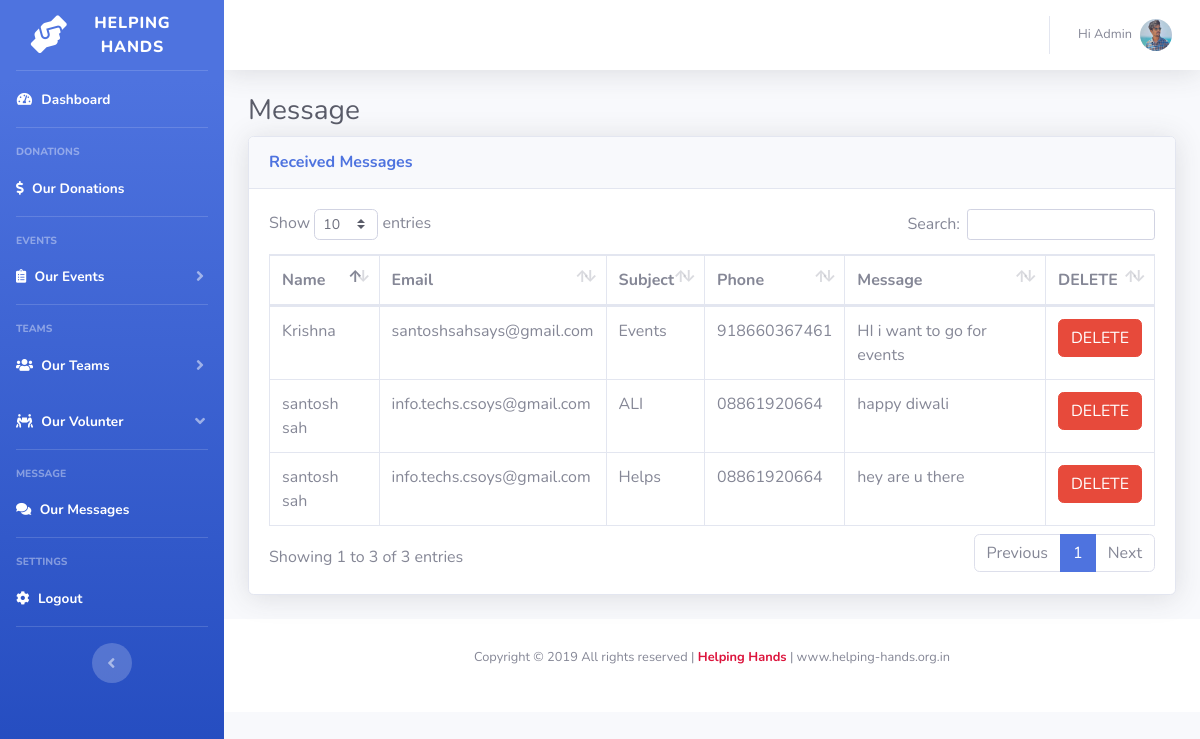
/admin/delmessage.php (signed in), run on the app's committed database.
### tables this page shows
CREATE TABLE `user_message` (
  `message_id` int(11) NOT NULL,
  `name` varchar(255) NOT NULL,
  `email` varchar(255) NOT NULL,
  `subject` varchar(255) NOT NULL,
  `phone` varchar(15) NOT NULL,
  `message` longtext NOT NULL
);

### admin/delmessage.php (called while the page is built, shortened)
<?php
include('message.php');
    ?>

### admin/message.php (the view, shortened to what this page needs)
<?php
include('includes/header.php');
include('security.php'); ?>
 <link href="vendor/datatables/dataTables.bootstrap4.min.css" rel="stylesheet">
<?php
include('includes/navbar.php');
?>
 <div class="container-fluid">
<h1 class="h3 mb-2 text-gray-800">Message</h1>
<div class="card shadow mb-4">
  <div class="card-header py-3">
    <h6 class="m-0 font-weight-bold text-primary">Received Messages</h6>
  </div>
  <div class="card-body">
    <div class="table-responsive">
      <?php
      $query="SELECT * FROM user_message";
      $query_run=mysqli_query($con,$query);
      ?>
      <table class="table table-bordered" id="dataTable" width="100%" cellspacing="0">
        <thead>
          <tr>
            <th>Name</th>
            <th>Email</th>
            <th>Subject</th>
            <th>Phone</th>
            <th>Message</th>
            <th>DELETE</th>
          </tr>
        </thead>
        <tbody>
          <?php
              if(mysqli_num_rows($query_run)>0)
              {
                while($row= mysqli_fetch_assoc($query_run))
                {
                    ?>
                <tr>
                  <td><?php echo $row['name']; ?></td>
                  <td><?php echo $row['email']; ?></td>
                  <td><?php echo $row['subject']; ?></td>
                  <td><?php echo $row['phone']; ?></td>
                  <td><?php echo $row['message']; ?></td>
                  <td>
                    <form action="delmessage.php" method="POST">
                      <button  type="submit" name="delete_message_btn"class ="btn btn-danger">DELETE</button>
                    </form>
                  </td>
                </tr>
                <?php
                }
              }
              else
              {
                echo"No Record Found";
              }
          ?>
        </tbody>
      </table>
    </div>
  </div>
</div>
</div>
<?php
include('includes/footer.php');
?>

### admin/includes/navbar.php (shortened to what this page needs)
<ul class="navbar-nav bg-gradient-primary sidebar sidebar-dark accordion" id="accordionSidebar">
<a class="sidebar-brand d-flex align-items-center justify-content-center" href="index.php">
  <div class="sidebar-brand-icon rotate-n-15">
  <i class="fas fa-hands-helping"></i>
  </div>
  <div class="sidebar-brand-text mx-4">Helping<br/>Hands</div>
</a>
<hr class="sidebar-divider my-0">
<li class="nav-item active">
  <a class="nav-link" href="index.php">
    <i class="fas fa-fw fa-tachometer-alt"></i>
    <span>Dashboard</span></a>
</li>
<hr class="sidebar-divider">
<div class="sidebar-heading">
  Donations
</div>
<li class="nav-item active">
  <a class="nav-link" href="viewdonation.php">
    <i class="fas fa-dollar-sign"></i>
    <span>Our Donations</span></a>
</li>
<hr class="sidebar-divider">
<div class="sidebar-heading">
  Events
</div>
<li class="nav-item active">
  <a class="nav-link collapsed" href="viewevents.php" data-toggle="collapse" data-target="#collapseUtilities" aria-expanded="true" aria-controls="collapseUtilities">
    <i class="fas fa-clipboard-list"></i>
    <span>Our Events</span>
  </a>
</li>
<hr class="sidebar-divider">
<div class="sidebar-heading">
  Teams
</div>
<li class="nav-item active">
  <a class="nav-link collapsed" href="viewteams.php" data-toggle="collapse" data-target="#collaoseteams" aria-expanded="true" aria-controls="collapseUtilities">
    <i class="fas fa-users"></i>
    <span>Our Teams</span>
  </a>
</li>
<li class="nav-item active">
  <a class="nav-link" href="volunter.php" data-toggle="collapse" data-target="#collapsemembers" aria-expanded="true" aria-controls="collapsemembers">
    <i class="fas fa-people-carry"></i>
    <span>Our Volunter</span></a>
</li>
<hr class="sidebar-divider">
<div class="sidebar-heading">
  Message
</div>
<li class="nav-item active">
  <a class="nav-link" href="message.php">
    <i class="fas fa-comments"></i>
    <span>Our Messages</span></a>
</li>
<hr class="sidebar-divider">
<div class="sidebar-heading">
  Settings
</div>
<li class="nav-item active">
  <a class="nav-link" href="#"data-toggle="modal" data-target="#logoutModal">
    <i class="fas fa-cog"></i>
    <span>Logout</span></a>
</li>
<hr class="sidebar-divider d-none d-md-block">
<div class="text-center d-none d-md-inline">
  <button class="rounded-circle border-0" id="sidebarToggle"></button>
</div>
</ul>
    <div id="content-wrapper" class="d-flex flex-column">
      <div id="content">
        <nav class="navbar navbar-expand navbar-light bg-white topbar mb-4 static-top shadow">
          <ul class="navbar-nav ml-auto">
            <li class="nav-item dropdown no-arrow">
              <a class="nav-link dropdown-toggle" href="#" id="userDropdown" role="button" data-toggle="dropdown" aria-haspopup="true" aria-expanded="false">
                <span class="mr-2 d-none d-lg-inline text-gray-600 small">
                <?php
                $email_login=$_SESSION['username'];
                $sql ="SELECT  id,username,image from admin_user where email ='$email_login'";
                $query=mysqli_query($con,$sql);
                if(mysqli_num_rows($query)>0)
                {
                  while($row= mysqli_fetch_assoc($query))
                    {
                      echo $row['username'];
                ?>
                </span>
                <?php echo '<img class="img-profile rounded-circle" src="../uploads/admin/'.$row['image'].'">' ?>
              </a>
              <?php
                  }
                 }
              ?>
            </li>
          </ul>
        </nav>

### data on the page
user_message: name "Krishna", email "santoshsahsays@gmail.com", subject "Events", phone "918660367461", message "HI i want to go for events"
user_message: name "santosh sah", email "info.techs.csoys@gmail.com", subject "ALI", phone "08861920664", message "happy diwali"
user_message: name "santosh sah", email "info.techs.csoys@gmail.com", subject "Helps", phone "08861920664", message "hey are u there"

### other printed values
$row['username'] "Hi Admin"
